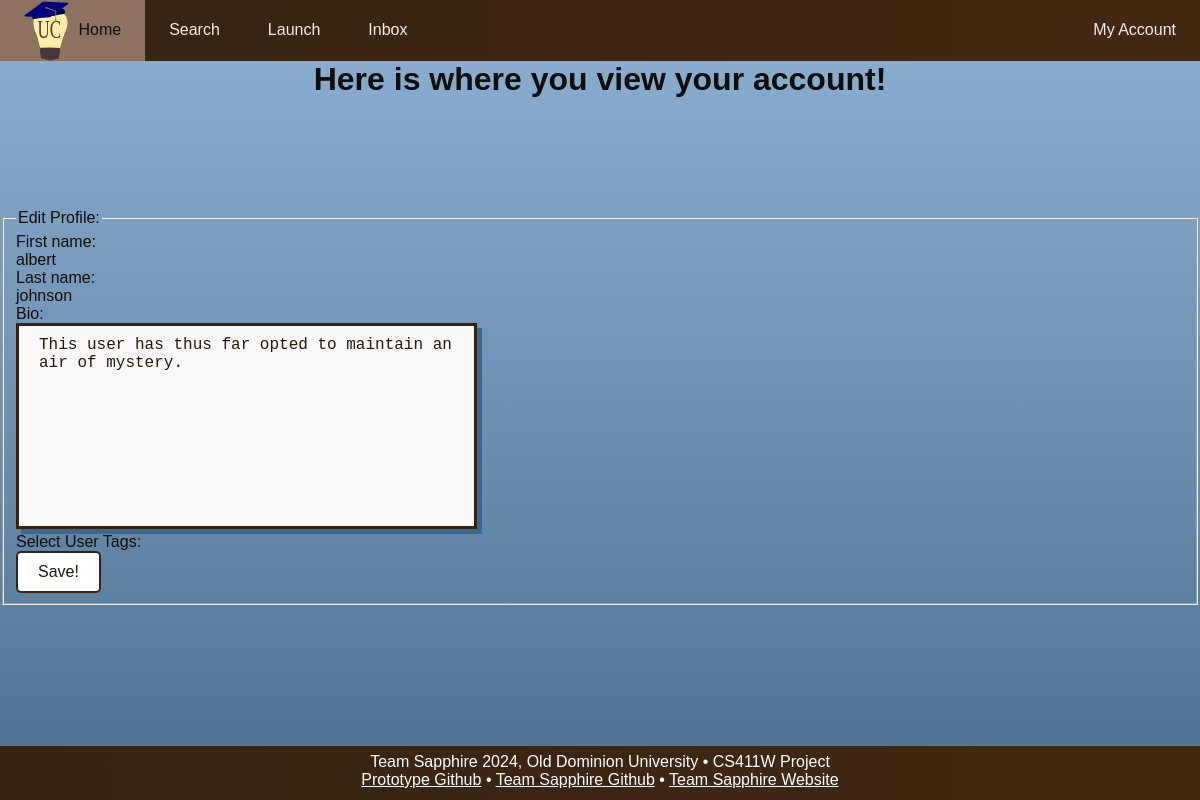
Before: /account/ with the older database file.
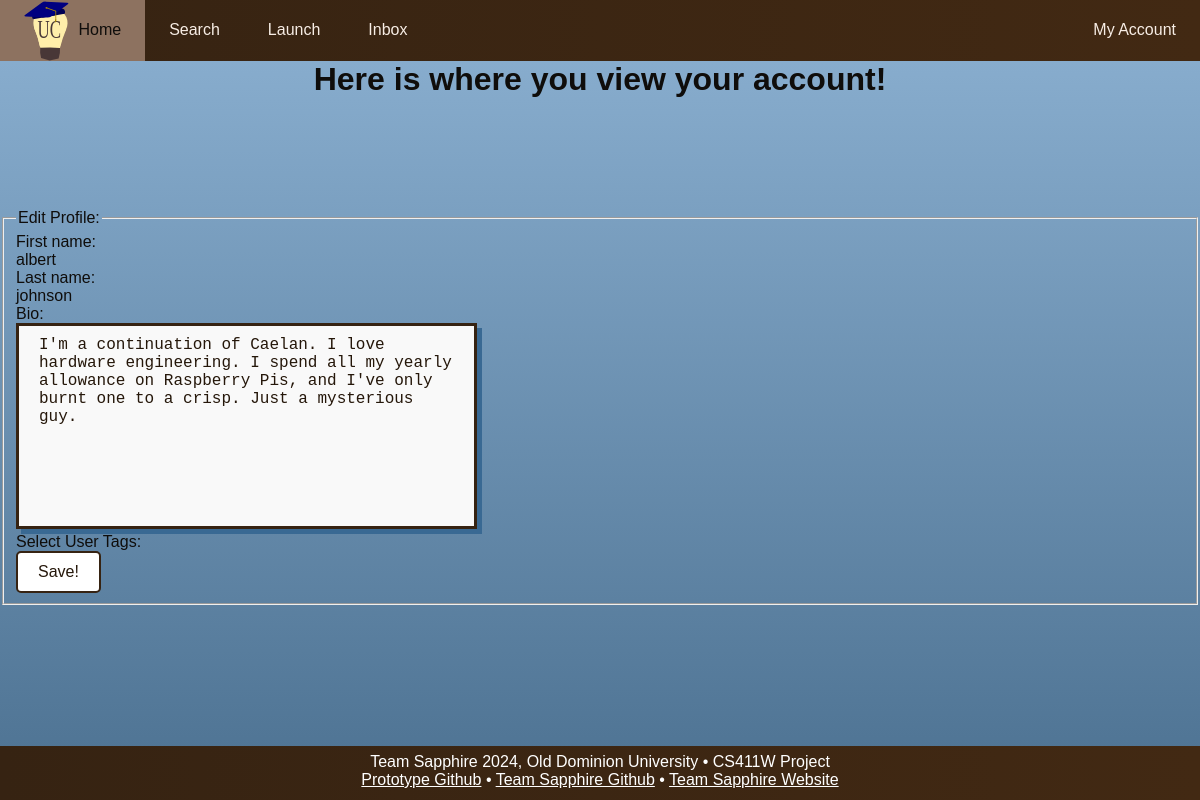
After: the same page with the newer database file.
### database/models.py (models this page shows, shortened)
class User(
    models.Model
):  # made this singular because one object does not contain multiple users.
    school_email = models.EmailField()
    password = models.CharField(
        max_length=60
    )  # with authentification does uconnect need to store this??
    first_name = models.CharField(max_length=50, default="First name")
    last_name = models.CharField(max_length=50, default="Last name")
    biography = models.CharField(
        max_length=1000,
        default="This user has thus far opted to maintain an air of mystery.",
    )
    tags = models.ManyToManyField(Tag, max_length=6)

### database/views.py (the view)
# urls.py: path('account/', views.account , name="account"),
def account(request):
    user = User.objects.get(pk=1) # Note: this is just the first user in the DB for now
    if request.method == "POST":
        form = AccountForm(request.POST, instance=user)
        if form.is_valid():
            form.save()
            return HttpResponseRedirect("../account")
    else:
        form = AccountForm(initial={"biography": user.biography})
    return render(request, 'database/pages/account.html', {"form": form, "user": user})

### database/forms.py
class AccountForm(ModelForm):
    biography = forms.CharField(label="Biography", widget=forms.Textarea, required=False)
    tags = forms.ModelMultipleChoiceField(label="Select up to 6 tags.", queryset=Tag.objects.all(), widget=forms.CheckboxSelectMultiple, required=False)
    class Meta:
        model = User
        fields = ['biography', 'tags']

### database/templates/database/pages/account.html (shortened to what this page needs)
{% load static %}
<!DOCTYPE html>
<head>
  <link rel="stylesheet" href="{% static '/css/style.css' %}">
</head>
<header>
	<nav><div id="navbar">
			<ul>
				<li><a href="/home"><img src="{% static '/images/logo.svg' %}" alt="logo">Home</a></li>
        <li><a href="/search">Search</a></li>
				<li><a href="/launch">Launch</a></li>
				<li><a href="/inbox">Inbox</a></li>
        <li style="float:right"><a href="/account">My Account</a></li>
			</ul>
	</div></nav>
        <body>
          <br>
            <h1 style="text-align:center;">Here is where you view your account!</h1>
            <br><br><br><br><br>
            <form method="post">
                <fieldset>
                  <legend>Edit Profile:</legend>
                  First name:<br>
                  {{ user.first_name }}<br>
                  Last name:<br>
                  {{ user.last_name }}<br>
                  Bio:<br>
                  <div class="fieldWrapper" style="text-align: left;">
                    {{ form.biography }}
                  </div>
                  Select User Tags:<br>
                  <input type="submit" value="Save!">
                </fieldset>
              </form>
        </body>
    <nav><div id="footer">
            Team Sapphire 2024, Old Dominion University • CS411W Project<br>
            <a href="https://github.com/zwasique/F24-Sapphire/tree/main">Prototype Github</a> •
            <a href="https://github.com/clars002/411-UConnect-website">Team Sapphire Github</a> •
            <a href="https://clars002.github.io/411-UConnect-website/">Team Sapphire Website</a>
    </div></nav>
</header>

Changed rows visible on the page:
changed User "albert": biography "This user has thus far opted to maintain an air of mystery." → "I'm a continuation of Caelan. I love hardware engineering. I spend all my yearly allowance on Raspberry Pis, and I've only burnt one to a crisp. Just a mysterious guy."
